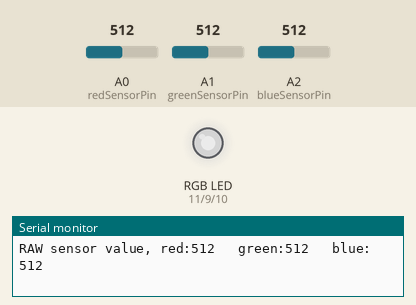
Recording of a sketch running on a simulated Arduino Uno, built with avr-gcc and run on an emulated ATmega328P. On the bench: an RGB LED mixed from three pins (HIGH = lit), the last lines printed to the serial monitor. The inputs (shaded band) are chosen by the test bench; at power-on: A0 (redSensorPin) = 512, A1 (greenSensorPin) = 512, A2 (blueSensorPin) = 512. Dim RGB values are drawn brighter than linear.

Above: at 1.2 s.
1.3 s: A0 (redSensorPin) set to 418
At 2.3 s:
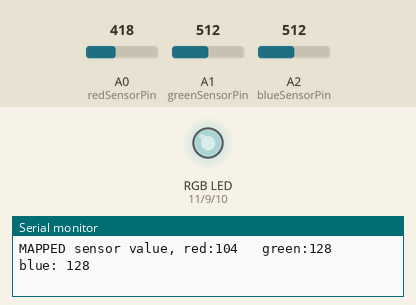
4.3 s: A0 (redSensorPin) set to 392
At 5.1 s:
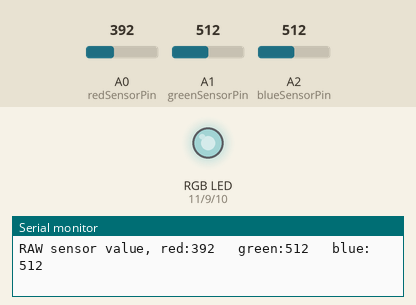
7.3 s: A1 (greenSensorPin) set to 410
At 7.9 s:
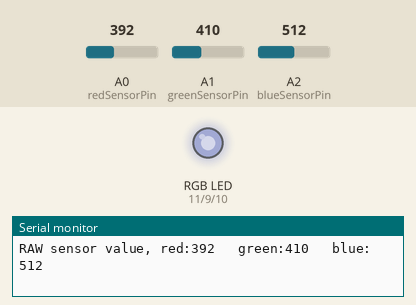
8.9 s: A1 (greenSensorPin) set to 382
At 10.1 s:
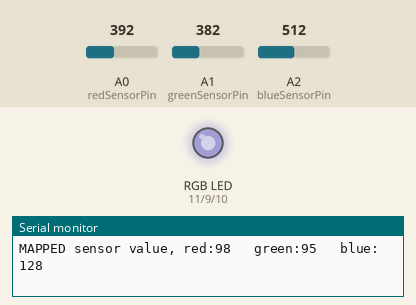
11.9 s: A2 (blueSensorPin) set to 413
At 13.0 s:
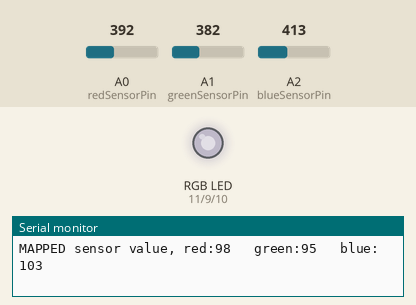
14.9 s: A2 (blueSensorPin) set to 381
At 16.0 s:
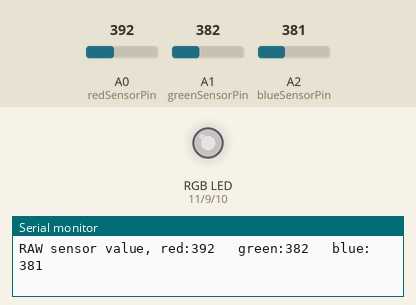
Timing chart, 0 to 17.9 s (numbered marks = the images above; inputs shaded):
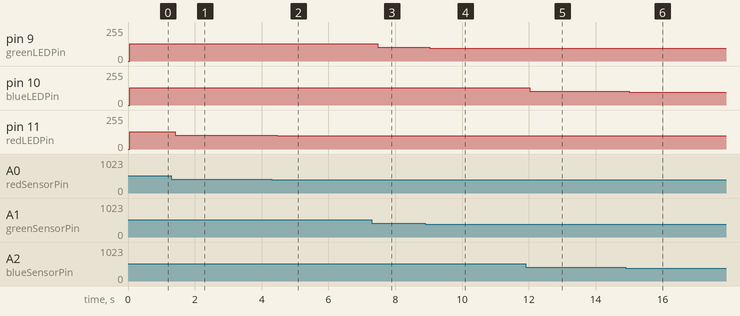

Measured:
- after the input at 1.3 s, pin 11 (redLEDPin): 128/255 → 104/255 after 0.12 s
- after the input at 4.3 s, pin 11 (redLEDPin): 104/255 → 98/255 after 0.16 s
- after the input at 7.3 s, pin 9 (greenLEDPin): 128/255 → 102/255 after 0.18 s
- after the input at 8.9 s, pin 9 (greenLEDPin): 102/255 → 95/255 after 0.14 s
- after the input at 11.9 s, pin 10 (blueLEDPin): 128/255 → 103/255 after 0.12 s
- after the input at 14.9 s, pin 10 (blueLEDPin): 103/255 → 95/255 after 0.11 s

The sketch:

colorMixingLamp.ino
```cpp
const int greenLEDPin = 9; // the pin that will control the green part of the multi color LED
const int blueLEDPin = 10; // the pin that will control the blue part of the multi color LED
const int redLEDPin = 11; // the pin that will control the red part of the multi color LED

const int greenSensorPin = A1; // the pin that will read the value for the photoresistor for the green LED
const int redSensorPin = A0;
const int blueSensorPin = A2;

int redValue = 0; // the value that will be used to display the red color in the multi color LED
int greenValue = 0; // the value that will be used to display the green color in the multi color LED
int blueValue = 0; // the value that will be used to display the blue color in the multi color LED

int redSensorValue = 0; // the value being read from the sensor corrensponding to the red value
int greenSensorValue = 0; // the value being read from the sensor corrensponding to the green value
int blueSensorValue = 0; // the value being read from the sensor corrensponding to the blue value


void setup(){
  Serial.begin(9600);

  pinMode(greenLEDPin, OUTPUT);
  pinMode(redLEDPin, OUTPUT);
  pinMode(blueLEDPin, OUTPUT);
}

void loop(){
  greenSensorValue = analogRead(greenSensorPin); // analogRead takes the argument for which pin it should listen for the input on
  delay(5); // used to make sure the ADC(analog to digital converter) is done
  redSensorValue = analogRead(redSensorPin);
  delay(5);
  blueSensorValue = analogRead(blueSensorPin);
  delay(5);

  Serial.print("RAW sensor value, red:");
  Serial.print(redSensorValue);
  Serial.print("\t green:");
  Serial.print(greenSensorValue);
  Serial.print("\t blue: ");
  Serial.println(blueSensorValue);

  redValue = redSensorValue/4;
  greenValue = greenSensorValue/4;
  blueValue = blueSensorValue/4;

  Serial.print("MAPPED sensor value, red:");
  Serial.print(redValue);
  Serial.print("\t green:");
  Serial.print(greenValue);
  Serial.print("\t blue: ");
  Serial.println(blueValue);

  analogWrite(greenLEDPin, greenValue);
  analogWrite(blueLEDPin, blueValue);
  analogWrite(redLEDPin, redValue);

}
```
